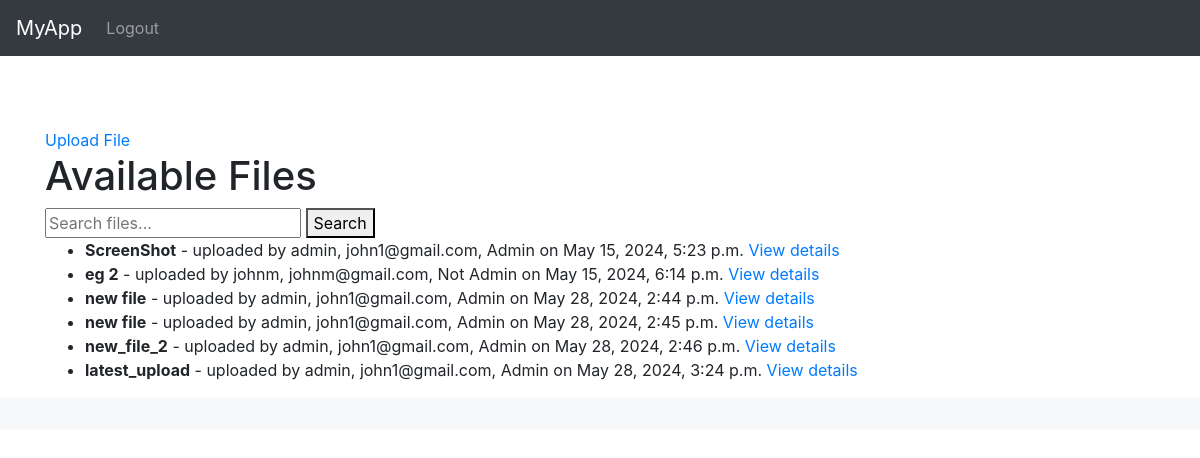
/files/ (signed in), run on the app's committed database.
### files/models.py (models this page shows, shortened)
class File(models.Model):
    title = models.CharField(max_length=255)
    description = models.TextField()
    file = models.FileField(upload_to='uploads/')
    upload_date = models.DateTimeField(auto_now_add=True)
    uploaded_by = models.ForeignKey(settings.AUTH_USER_MODEL, on_delete=models.CASCADE)

### accounts/models.py (models this page shows)
class FileServerUser(AbstractUser):
    is_admin = models.BooleanField(default=False)
    groups = models.ManyToManyField(
        'auth.Group',
        verbose_name='groups',
        blank=True,
        help_text='The groups this user belongs to. A user will get all permissions granted to each of their groups.',
        related_name="fileserveruser_set",
        related_query_name="user",
    )
    user_permissions = models.ManyToManyField(
        'auth.Permission',
        verbose_name='user permissions',
        blank=True,
        help_text='Specific permissions for this user.',
        related_name="fileserveruser_set",
        related_query_name="user",
    )
    def __str__(self):
        stin = f'{self.username}, {self.email}, {"Admin" if self.is_admin else "Not Admin"}'
        return stin

### files/views.py (the view)
# urls.py: path('', FileListView.as_view(), name='files'),
class FileListView(ListView):
    model = File
    template_name = 'files/files.html'
    context_object_name = 'files'
    def get_queryset(self):
        query = self.request.GET.get('q')
        if query:
            return File.objects.filter(
                Q(title__icontains=query) | Q(description__icontains=query)
            )
        return super().get_queryset()

### files/templates/files/files.html
{% extends 'base.html' %}
{% block content %}
{% if user.is_authenticated and user.is_admin %}
<a href="{% url 'files:upload_file' %}">Upload File</a>
{% endif %}
<h1>Available Files</h1>
<form action="" method="GET">
    <input type="text" name="q" placeholder="Search files..." value="{{ request.GET.q }}">
    <button type="submit">Search</button>
</form>
<ul>
    {% for file in files %}
    <li>
        <strong>{{ file.title }}</strong> - uploaded by {{ file.uploaded_by }} on {{ file.upload_date }}
        <a href="{% url 'files:file_details' file.id %}">View details</a>
    </li>
    {% empty %}
    <li>No files available.</li>
    {% endfor %}
</ul>
{% endblock %}

### data on the page
File: title "ScreenShot", uploaded_by "admin, john1@gmail.com, Admin", upload_date "May 15, 2024, 5:23 p.m."
File: title "eg 2", uploaded_by "johnm, johnm@gmail.com, Not Admin", upload_date "May 15, 2024, 6:14 p.m."
File: title "new file", uploaded_by "admin, john1@gmail.com, Admin", upload_date "May 28, 2024, 2:44 p.m."
File: title "new file", uploaded_by "admin, john1@gmail.com, Admin", upload_date "May 28, 2024, 2:45 p.m."
File: title "new_file_2", uploaded_by "admin, john1@gmail.com, Admin", upload_date "May 28, 2024, 2:46 p.m."
File: title "latest_upload", uploaded_by "admin, john1@gmail.com, Admin", upload_date "May 28, 2024, 3:24 p.m."
